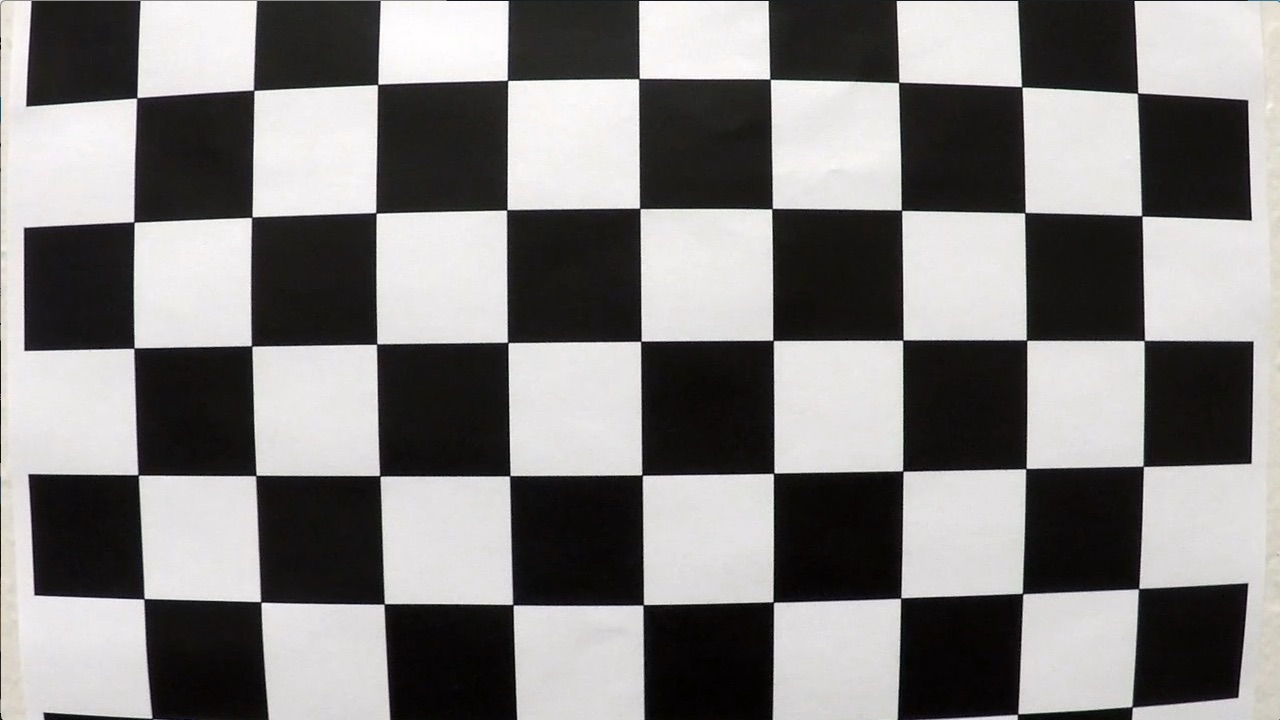
#> input picture camera_cal/calibration1.jpg, 1280 x 720 px; its folder holds only this picture in this run
$ jupyter execute --allow-errors Lane_Detection_Pipeline.ipynb   (shell and % lines are left out)
#> lines starting #> are read from the running program, lines starting #| are printed output that depends on the picture; after the words box and inside, x2 and y2 are one past the last pixel; in counts of white or black regions, pixels touching at a corner belong together
# Imports

[cell 1]
import numpy as np
import cv2
import glob
import matplotlib.pyplot as plt
import pickle
import matplotlib.image as mpimg
from moviepy.editor import VideoFileClip
from collections import deque

# Debug Option & Paths

[cell 2]
debug = True
video_output = './output_videos/project_video_out_debug.mp4'
input_path = './test_videos/project_video.mp4'
image_name = 'test1'

# Camera Calibration

[cell 3]
def camera_calibration():
    # Prepare object points 0,0,0 ... 8,5,0
    obj_pts = np.zeros((6*9,3), np.float32)
    obj_pts[:,:2] = np.mgrid[0:9, 0:6].T.reshape(-1,2)

    # Stores all object points & img points from all images
    objpoints = []
    imgpoints = []

    # Get directory for all calibration images
    images = glob.glob('camera_cal/*.jpg')
    img = None
    for indx, fname in enumerate(images):
        img = cv2.imread(fname)
#> img is the input picture: shape (720, 1280, 3); mean B, G, R 127.8, 128.4, 130.1
        gray = cv2.cvtColor(img, cv2.COLOR_BGR2GRAY)

        ret, corners = cv2.findChessboardCorners(gray, (9,6), None)
#> ret = False; corners = None

        if ret == True:
            objpoints.append(obj_pts)
            imgpoints.append(corners)
    # Get image size
    img_size = (img.shape[1], img.shape[0])

    # Calibrate camera
    ret, mtx, dist, rvecs, tvecs = cv2.calibrateCamera(objpoints, imgpoints, img_size, None,None)

    dst = cv2.undistort(img, mtx, dist, None, mtx)
    # Save camera calibration for later use
    dist_pickle = {}
    dist_pickle['mtx'] = mtx
    dist_pickle['dist'] = dist
    pickle.dump(dist_pickle, open('camera_cal_pickle.p', 'wb'))


#> (the rest of this cell did not finish here and is left out)

# Import Camera Calibration Parameters

[cell 4]
dist_pickle = "./camera_cal_pickle.p"
with open(dist_pickle, mode="rb") as f:
#> (reads camera_cal_pickle.p from the repository)
    CalData = pickle.load(f)
mtx, dist = CalData["mtx"], CalData["dist"]

# Line Class

[cell 5]
class Lane_line:
    def __init__(self):
        # was the line detected in the last iteration?
        self.detected = False

        # x and y values in last frame
        self.x = None
        self.y = None

        # x intercepts for average smoothing
        self.bottom_x = deque(maxlen=frame_num)
        self.top_x = deque(maxlen=frame_num)

        # Record last x intercept
        self.current_bottom_x = None
        self.current_top_x = None

        # Polynomial coefficients: x = A*y**2 + B*y + C
        self.A = deque(maxlen=frame_num)
        self.B = deque(maxlen=frame_num)
        self.C = deque(maxlen=frame_num)
        self.fit = None
        self.fitx = None
        self.fity = None

    # [40 lines left out: function quick_sliding_window, not called in this run]

    def blind_sliding_window(self, nonzerox, nonzeroy, image):
        """
        Sliding window search method, start from blank.
        """
        x_inds = []
        y_inds = []
        # Form a 3D image
        out_img = np.dstack((image, image, image)) * 255
        # Check if the previous frame wasn't detected
        if self.detected is False:
            # Set window top & bottom
            win_bottom = 720
            win_top = 630
            # Find total histogram of the image
            histogram_complete = np.sum(image[200:, :], axis=0)
            # loop from bottom of image to top
            while win_top >= 0:
                # Find total histogram of the window
                histogram = np.sum(image[win_top:win_bottom, :], axis=0)
                # Check if it's the left or the right lane
                if self == right:
                    # Set the base of the window to the peak of the window histogram or image histogram if the first is
                    # always zero
                    base = (np.argmax(histogram[640:-60]) + 640) \
                    if np.argmax(histogram[640:-60]) > 0\
                    else (np.argmax(histogram_complete[640:]) + 640)
                else:
                    # Set the base of the window to the peak of the window histogram or image histogram if the first is
                    # always zero
                    base = np.argmax(histogram[:640]) \
                        if np.argmax(histogram[:640]) > 0 \
                        else np.argmax(histogram_complete[:640])
                # Find non zero points in the range of the window
                x_idx = np.where((((base - 50) < nonzerox) & (nonzerox < (base + 50))
                                  & ((nonzeroy > win_top) & (nonzeroy < win_bottom))))
                x_window, y_window = nonzerox[x_idx], nonzeroy[x_idx]
                # Draw window
                cv2.rectangle(out_img, (int(base - 50), win_top), (int(base + 50), win_bottom),
                              (0, 255, 0), 2)
                # Add to x_inds & y_inds if there are non zero points in the window
                if np.sum(x_window) != 0:
                    x_inds.extend(x_window)
                    y_inds.extend(y_window)
                # Move up in the image
                win_top -= 90
                win_bottom -= 90
        # If there are non zero points in the windows then the blind search succeeded
        if np.sum(x_inds) > 0:
            self.detected = True
        # Else return the points of the previous frame
        else:
            y_inds = self.y
            x_inds = self.x
        return x_inds, y_inds, out_img

    def sort_idx(self):
        """
        Sort x and y according to y index
        """
        sorted_idx = np.argsort(self.y)
        sorted_x_inds = self.x[sorted_idx]
        sorted_y_inds = self.y[sorted_idx]

        return sorted_x_inds, sorted_y_inds

    def get_intercepts(self):
        # Get lane intercept with image bottom
        bottom = self.fit[0] * 720 ** 2 + self.fit[1] * 720 + self.fit[2]
        # Get lane intercept with image top
        top = self.fit[2]
        return bottom, top

    def get_fit(self):
        """
        Based on searched x and y coordinates, polyfit with second order.
        Take median value in previous frames to smooth.
        """
        # Find initial curve parameters
        self.fit = np.polyfit(self.y, self.x, 2)

        # Get lane intercept with image boundaries
        self.current_bottom_x, self.current_top_x = self.get_intercepts()

        # Append to accumulative deque bottom_x & top_x
        self.bottom_x.append(self.current_bottom_x)
        self.top_x.append(self.current_top_x)

        # Set the current to median values of deque bottom_x & top_x
        self.current_bottom_x = np.median(self.bottom_x)
        self.current_top_x = np.median(self.top_x)

        # Add lane intercept points to x & y points
        self.x = np.append(self.x, self.current_bottom_x)
        self.x = np.append(self.x, self.current_top_x)
        self.y = np.append(self.y, 720)
        self.y = np.append(self.y, 0)

        # Sort
        self.x, self.y = self.sort_idx()

        # Find intermediate curve parameters
        self.fit = np.polyfit(self.y, self.x, 2)

        # Append to accumulative deque A, B, C
        self.A.append(self.fit[0])
        self.B.append(self.fit[1])
        self.C.append(self.fit[2])

        # Set y values
        self.fity = self.y

        # Find final curve parameters to median of accumulative deque A, B, C
        self.fit = [np.median(self.A), np.median(self.B), np.median(self.C)]

        # Calculate corresponding x values
        self.fitx = self.fit[0] * self.fity ** 2 + self.fit[1] * self.fity + self.fit[2]

        return self.fit, self.fitx, self.fity

# Global Variables

[cell 6]
img_shape = (720, 1280)
img_size = [1280, 720]  # width, height

src = np.float32([[490, 482], [810, 482],
                  [1250, 720], [0, 720]])
dst = np.float32([[0, 0], [1280, 0],
                  [1250, 720], [40, 720]])
ploty = np.linspace(0, img_shape[0] - 1, img_shape[0])

# latest frames number of good detection
frame_num = 15

left = Lane_line()
right = Lane_line()

# Image

## Read Image

[cell 7]
# Read Image
o_img = mpimg.imread(f'./test_images/{image_name}.jpg')
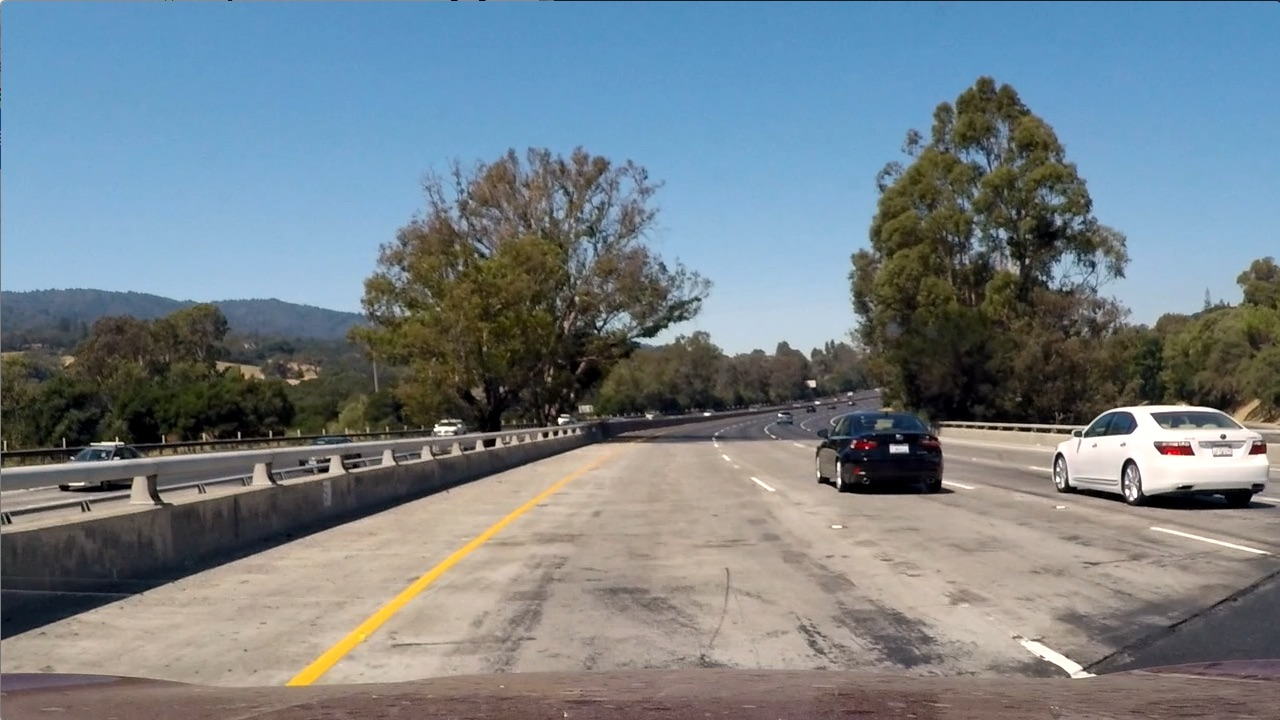
#> input picture test_images/test1.jpg, 1280 x 720 px
#> o_img is the input picture: shape (720, 1280, 3); mean R, G, B 117.5, 128.7, 135.5

# Visualize Original Image
f, (ax1) = plt.subplots(1, 1, figsize=(20,10))
ax1.imshow(o_img)
ax1.set_title('Original Image', fontsize=30)
ax1.axis("off")

## Undistort Image

[cell 8]
def undistort(img, mtx, dist):
    # transform to BGR to fit cv2.imread
    img_BGR = cv2.cvtColor(img, cv2.COLOR_RGB2BGR)
    dst_img = cv2.undistort(img_BGR, mtx, dist, None, mtx)

    return cv2.cvtColor(dst_img, cv2.COLOR_BGR2RGB)

undist_img = undistort(o_img, mtx, dist)
# Visualize Undistorted Image
f, (ax1, ax2) = plt.subplots(1, 2, figsize=(20,10))
ax1.imshow(o_img)
ax1.set_title('Original Image', fontsize=30)
ax1.axis("off")
ax2.imshow(undist_img)
ax2.set_title('Undistorted Image', fontsize=30)
ax2.axis("off")

## Warp Image

[cell 9]
def warp(img):

    # Compute and apply perspective transform
    M = cv2.getPerspectiveTransform(src, dst)
    # keep same size as input image
    warped = cv2.warpPerspective(img, M, (1280, 720), flags=cv2.INTER_NEAREST)

    return warped

warped = warp(undist_img)

# Visualize Warp Image
f, (ax1, ax2) = plt.subplots(1, 2, figsize=(20,10))
ax1.imshow(undist_img)
ax1.set_title('Undistorted Image', fontsize=30)
ax1.axis("off")
ax2.imshow(warped)
ax2.set_title('Warpped Image', fontsize=30)
ax2.axis("off")

## Filter Image

[cell 10]
def luv_lab_filter(img, l_thresh=(195, 255), b_thresh=(140, 200)):
#> called with l_thresh = (215, 255), b_thresh = (145, 200)
    l = cv2.cvtColor(img, cv2.COLOR_RGB2LUV)[:, :, 0]
    l_bin = np.zeros_like(l)
    l_bin[(l >= l_thresh[0]) & (l <= l_thresh[1])] = 1

    b = cv2.cvtColor(img, cv2.COLOR_RGB2Lab)[:, :, 2]
    b_bin = np.zeros_like(b)
    b_bin[(b >= b_thresh[0]) & (b <= b_thresh[1])] = 1

    combine = np.zeros_like(l)
    combine[(l_bin == 1) | (b_bin == 1)] = 1

    return l_bin, b_bin, combine

l_bin, b_bin, warped_binary = luv_lab_filter(warped, l_thresh=(215, 255), b_thresh=(145, 200))
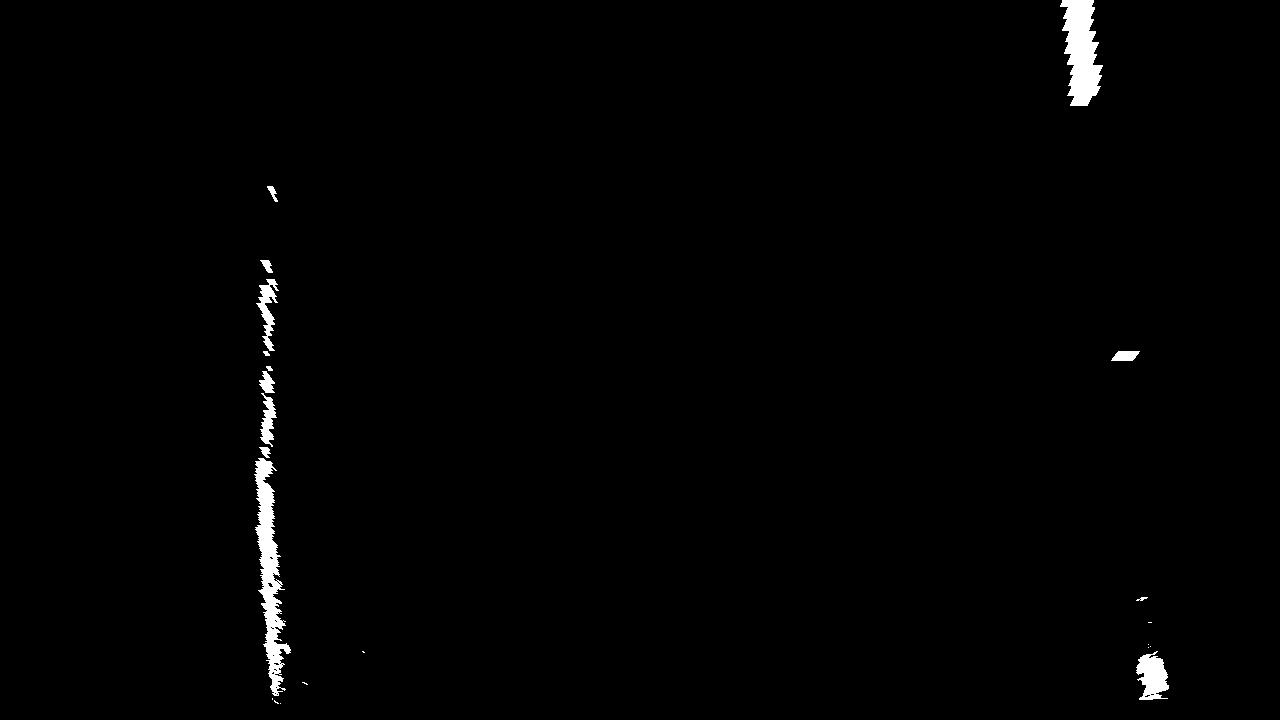
#> l_bin: shape (720, 1280); values 0 (black) and 1 (white), 1% white; 22 white regions (9 under 20 px), largest, box (x1, y1, x2, y2) and area: (254, 458, 291, 696) 3432, (1060, 0, 1103, 106) 2920, (1136, 651, 1169, 700) 1049
#> b_bin: shape (720, 1280); values 0 (black) and 1 (white), 4.4% white; 4 white regions (3 under 20 px), largest, box (x1, y1, x2, y2) and area: (233, 0, 334, 709) 40473
#> warped_binary: shape (720, 1280); values 0 (black) and 1 (white), 5% white; 13 white regions (8 under 20 px), largest, box (x1, y1, x2, y2) and area: (233, 0, 334, 709) 41404, (1060, 0, 1103, 106) 2920, (1136, 651, 1169, 700) 1049, (1111, 351, 1140, 361) 224, (1136, 597, 1148, 601) 26

# Visualize Filtered Image
f, (ax1, ax2, ax3) = plt.subplots(1, 3, figsize=(20,10))
ax1.imshow(l_bin, cmap='gray')
ax1.set_title('L-Channel in LUV Color Space Image', fontsize=20)
ax1.axis("off")
ax2.imshow(b_bin, cmap='gray')
ax2.set_title('B-Channel in LAB Color Space Image', fontsize=20)
ax2.axis("off")
ax3.imshow(warped_binary, cmap='gray')
ax3.set_title('Combined Image', fontsize=20)
ax3.axis("off")

## Sliding Window Image

[cell 11]
nonzerox, nonzeroy = np.nonzero(np.transpose(warped_binary))

if left.detected is True:
    leftx, lefty, out_img_left = left.quick_sliding_window(nonzerox, nonzeroy, warped_binary)
if right.detected is True:
    rightx, righty, out_img_right = right.quick_sliding_window(nonzerox, nonzeroy, warped_binary)
if left.detected is False:
    leftx, lefty, out_img_left = left.blind_sliding_window(nonzerox, nonzeroy, warped_binary)
#> in blind_sliding_window, `histogram_complete = np.sum(image[200:, :], axis=0)`: histogram_complete = 1280 values, max 507 at index 271, min 0 at index 0, mean 21.79
#> the loop in blind_sliding_window, `while win_top >= 0:` made 8 passes
#> base on passes 1 to 8: 293, 257, 248, 247, 246, 247, 253, 253
#> after the loop in blind_sliding_window, `while win_top >= 0:`:
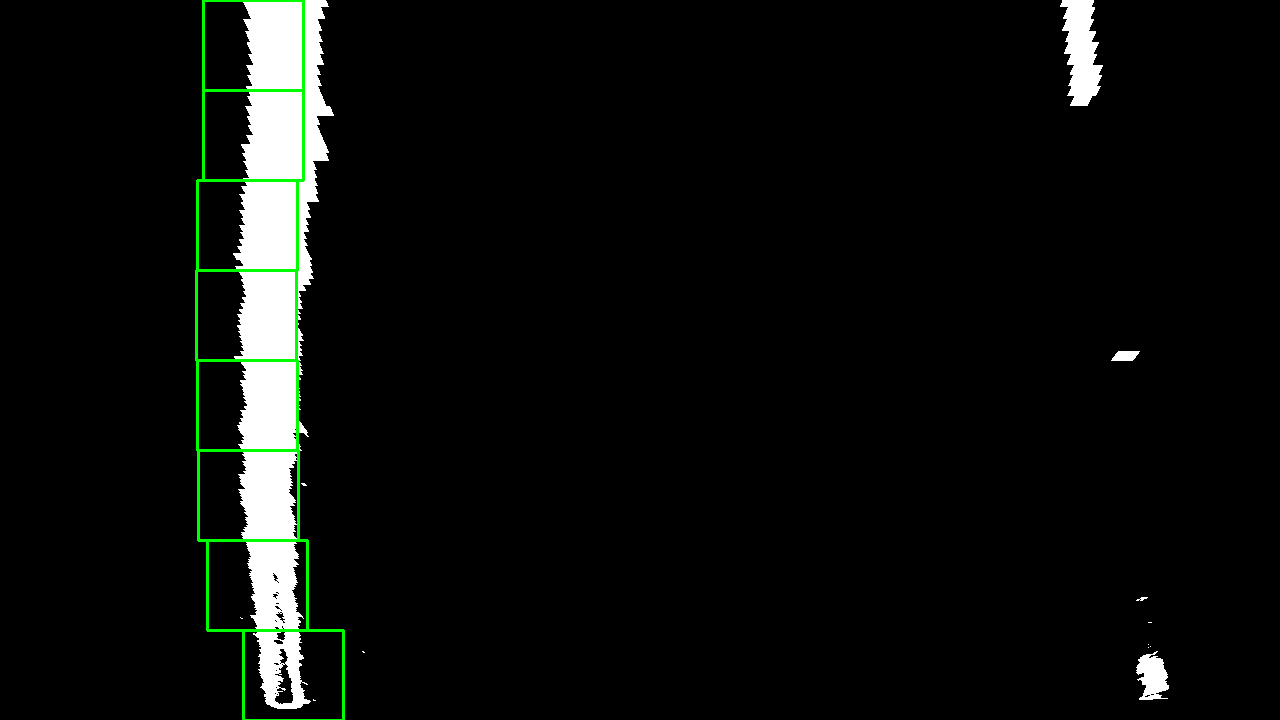
#> out_img: shape (720, 1280, 3); mean of channels 0, 1, 2 11.9, 13.8, 11.9; drawn as B, G, R
#> after the loop in blind_sliding_window, `while win_top >= 0:`: win_bottom = 0; win_top = -90; x_inds = 35515 items
#> leftx = 35515 items; lefty = 35515 items
if right.detected is False:
    rightx, righty, out_img_right = right.blind_sliding_window(nonzerox, nonzeroy, warped_binary)
#> the loop in blind_sliding_window (call 2), `while win_top >= 0:` made 8 passes
#> base on passes 1 to 8: 1148, 1141, 1148, 1111, 1118, 1148, 1074, 1074
#> after the loop in blind_sliding_window (call 2), `while win_top >= 0:`:
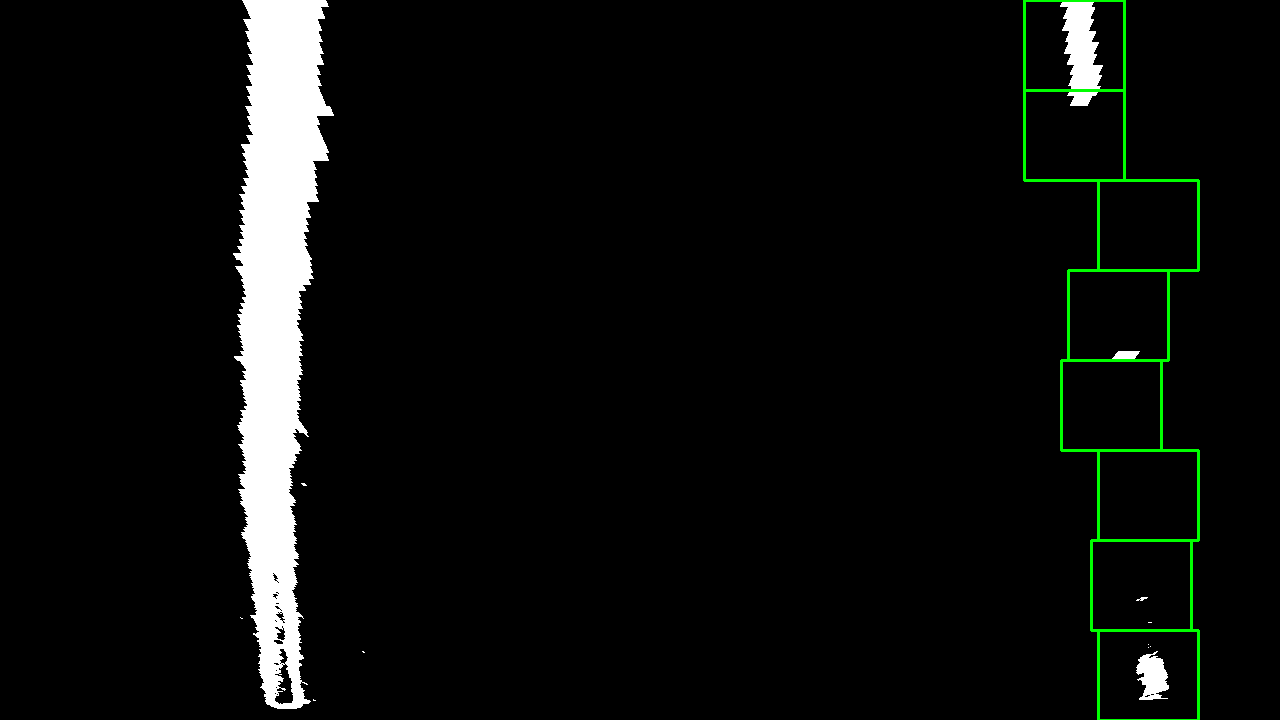
#> out_img: shape (720, 1280, 3); mean of channels 0, 1, 2 12.6, 14.5, 12.6; drawn as B, G, R
#> after the loop in blind_sliding_window (call 2), `while win_top >= 0:`: win_bottom = 0; win_top = -90; x_inds = 4143 values, max 1168 at index 1048, min 1060 at index 1609, mean 1101.7; y_inds = 4143 values, max 699 at index 45, min 1 at index 1615, mean 228.5
#> rightx has the same summary as x_inds in blind_sliding_window; righty has the same summary as y_inds in blind_sliding_window
#> (the rest of the program and of its run is left out)
